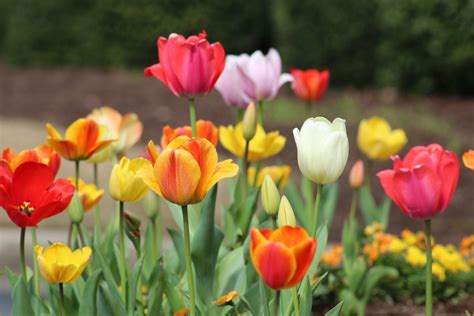
#> input picture images/tulip.jpeg, 474 x 316 px
$ python dct.py
#> lines starting #> are read from the running program, lines starting #| are printed output that depends on the picture

import  matplotlib.pyplot as  plt
import cv2 as cv
import numpy as np
import os

def load_image (mode=0):
#> called with mode = 0
    dirs = os.getcwd().split(os.sep)
    dirs.pop()
    path = os.sep.join(dirs)+os.sep+'images/tulip.jpeg'

    print(path)
    img = cv.imread(path,mode)
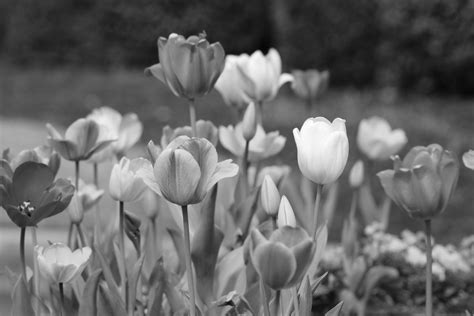
#> img: shape (316, 474); min 3, max 255, mean 104.5
    if img is None:
        print("failed to load image")
        exit(1)
    return img


img = load_image()

img = np.float32(img)/255.0
dct = cv.dct(img)
dct_log = np.log(np.abs(img)+1)
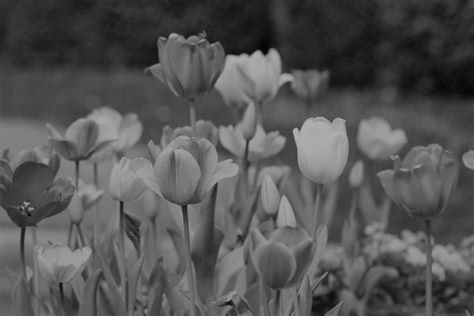
#> dct_log: shape (316, 474) float32; min 0.0117, max 0.693, mean 0.333

img_b= cv.idct(dct)

plt.figure(figsize=(12,8))
plt.subplot(1,3,1);plt.imshow(img);plt.title("Original")
plt.subplot(1,3,2);plt.imshow(dct_log);plt.title("DCT Spectrum")

plt.subplot(1,3,3);plt.imshow(img_b);plt.title("Reconstructed")


plt.show()
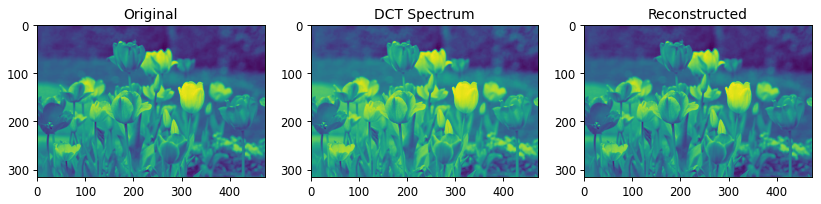
#> figure drawn by matplotlib, 3 panels

$ run again, with images/flower.jpeg copied over images/tulip.jpeg
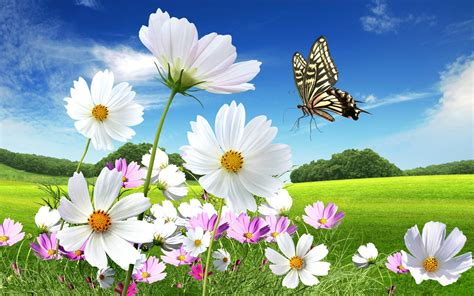
#> input picture images/flower.jpeg, 474 x 296 px
#> `dct_log = np.log(np.abs(img)+1)`:
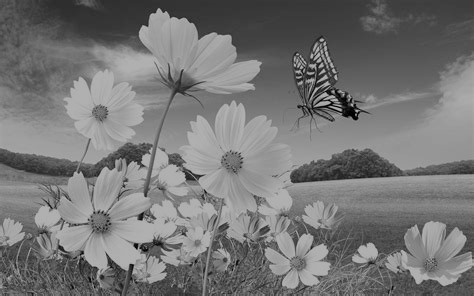
#> dct_log: shape (296, 474) float32; min 0, max 0.693, mean 0.464
#> `plt.show()`:
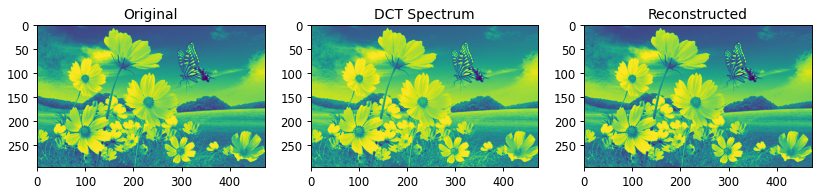
#> figure drawn by matplotlib, 3 panels
